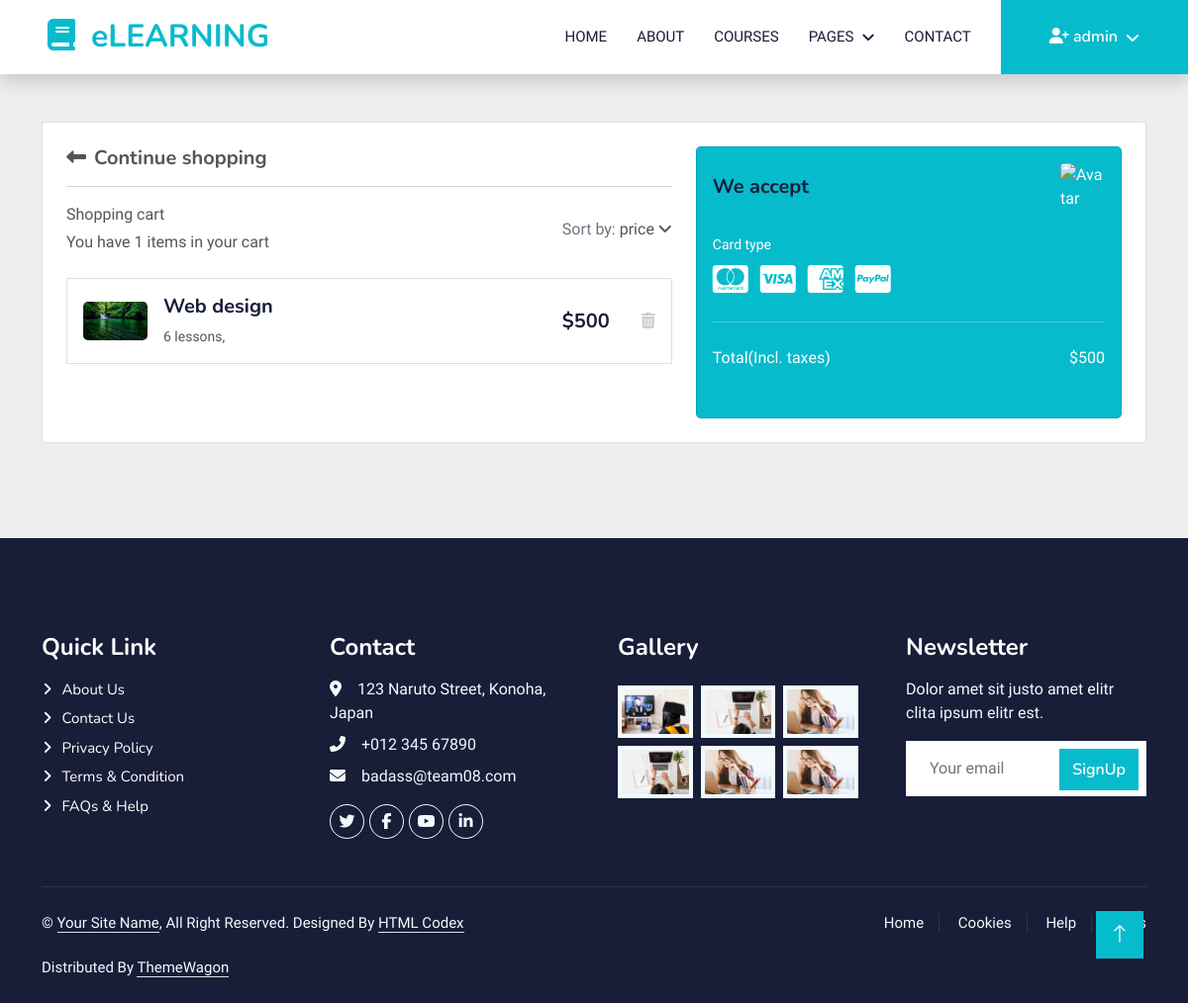
The app's page /cart/ (signed in) with its own data.
### account/models.py (models this page shows, shortened)
class Account(AbstractBaseUser):
    first_name = models.CharField(max_length=255)
    last_name = models.CharField(max_length=255)
    username = models.CharField(max_length=50, unique=True)
    email = models.EmailField(unique=True)
    phone = models.CharField(max_length=255)
    birth_date = models.DateField(null=True, blank=True)
    subscription_expired = models.DateField(null=True, blank=True)
    image = ResizedImageField(size=[500, 300], crop=['middle', 'center'],  upload_to="account/image/", null=True, blank=True, quality=100
                              )
    is_admin = models.BooleanField(default=False)
    is_active = models.BooleanField(default=False)
    is_staff = models.BooleanField(default=False)
    is_superadmin = models.BooleanField(default=False)
    USERNAME_FIELD = 'username'
    REQUIRED_FIELDS = ['email', 'first_name', 'last_name']
    objects = MyAccountManager()

### cart/models.py (models this page shows)
class CartItem(models.Model):
    cart = models.ForeignKey(Cart, on_delete=models.CASCADE)
    course = models.ForeignKey(Course, on_delete=models.CASCADE)
    def get_remove_cart_item_url(self):
        return reverse('remove_cart_item', args=[self.pk])

### course/models.py (models this page shows, shortened)
class Course(models.Model):
    title = models.CharField(max_length=255)
    description = models.TextField()
    price = models.PositiveIntegerField(null=True,
                                        validators=[MinValueValidator(0)], blank=True)
    instructor = models.ForeignKey(
        Instructor, on_delete=models.CASCADE, blank=True, null=True)
    language = models.CharField(max_length=50, default='English')
    category = models.ForeignKey(
        Category, on_delete=models.PROTECT, blank=True, null=True)
    COURSE_STATUS_AVAILABLE = 'A'
    COURSE_STATUS_UNAVAILABLE = 'UA'
    COURSE_STATUS_CHOICES = [
        (COURSE_STATUS_AVAILABLE, 'Available'),
        (COURSE_STATUS_UNAVAILABLE, 'Unavailable')
    ]
    lesson_number = models.PositiveBigIntegerField(null=True,
                                                   validators=[MinValueValidator(0)], blank=True)
    course_status = models.CharField(
        max_length=2, choices=COURSE_STATUS_CHOICES, default=COURSE_STATUS_AVAILABLE)
    rated = models.PositiveSmallIntegerField(null=True,
                                             validators=[MinValueValidator(0), MaxValueValidator(5)], blank=True)
    duration = models.DecimalField(max_digits=6, decimal_places=2,
                                   validators=[MinValueValidator(0)], blank=True, null=True)
    image = ResizedImageField(size=[500, 300], crop=['middle', 'center'],  upload_to="course/course_image/", null=True, blank=True, quality=100
                              )
    video = models.FileField(
        upload_to="course/course_video", null=True, blank=True)
    slug = models.SlugField(max_length=200, unique=True,
                            null=True, blank=True)
    def get_instructor_name(self):
        if self.instructor:
            return self.instructor.name
        else:
            return ""

### cart/views.py (the view)
# urls.py: path('cart/', include('cart.urls')),
@login_required
def cart(request, total=0):
    try:
        if request.user.is_authenticated:
            cart = Cart.objects.get(user=request.user)
            cart_items = CartItem.objects.filter(cart=cart)
        if cart_items:
            for cart_item in cart_items:
                total += cart_item.course.price
        else:
            total = 0
    except ObjectDoesNotExist:
        pass
    context = {
        'cart_items': cart_items,
        'total': total,
        'cart': cart,
    }
    return render(request, 'cart/cart.html', context=context)

### course/context_processors.py (called while the page is built)
def menu_links(request):
    links = Category.objects.all()
    return dict(links=links)

### templates/cart/cart.html (shortened to what this page needs)
{% extends 'base.html' %} {% load static %}  {% block content %}
<section class="h-100 h-custom" style="background-color: #eee">
  <div class="container py-5 h-100">
    <div class="row d-flex justify-content-center align-items-center h-100">
      <div class="col">
        <div class="card">
          <div class="card-body p-4">
            <div class="row">
              <div class="col-lg-7">
                <h5 class="mb-3">
                  <a href="{% url 'course' %}" class="text-body"
                    ><i class="fas fa-long-arrow-alt-left me-2"></i>Continue
                    shopping</a
                  >
                </h5>
                <hr />
                <div
                  class="d-flex justify-content-between align-items-center mb-4"
                >
                  <div>
                    <p class="mb-1">Shopping cart</p>
                    <p class="mb-0">
                      You have {{cart_items.count}} items in your cart
                    </p>
                  </div>
                  <div>
                    <p class="mb-0">
                      <span class="text-muted">Sort by:</span>
                      <a href="#!" class="text-body"
                        >price <i class="fas fa-angle-down mt-1"></i
                      ></a>
                    </p>
                  </div>
                </div>
                {% for cart_item in cart_items %}
                <div class="card mb-3">
                  <div class="card-body">
                    <div class="d-flex justify-content-between">
                      <div class="d-flex flex-row align-items-center">
                        <div>
                          <img
                            src="{{cart_item.course.image.url}}"
                            class="img-fluid rounded-3"
                            alt="Shopping item"
                            style="width: 65px"
                          />
                        </div>
                        <div class="ms-3">
                          <h5>{{cart_item.course.title}}</h5>
                          <p class="small mb-0">
                            {{cart_item.course.lesson_number}} lessons,
                          </p>
                        </div>
                      </div>
                      <div class="d-flex flex-row align-items-center">
                        <div style="width: 80px">
                          <h5 class="mb-0">${{cart_item.course.price}}</h5>
                        </div>
                        <a
                          href="{{cart_item.get_remove_cart_item_url}}"
                          style="color: #cecece"
                          ><i class="fas fa-trash-alt"></i
                        ></a>
                      </div>
                    </div>
                  </div>
                </div>
                {% endfor %}
              </div>
              <div class="col-lg-5">
                <div class="card bg-primary text-white rounded-3">
                  <div class="card-body">
                    <div
                      class="d-flex justify-content-between align-items-center mb-4"
                    >
                      <h5 class="mb-0">We accept</h5>
                      <img
                        src="https://mdbcdn.b-cdn.net/img/Photos/Avatars/avatar-6.webp"
                        class="img-fluid rounded-3"
                        style="width: 45px"
                        alt="Avatar"
                      />
                    </div>
                    <p class="small mb-2">Card type</p>
                    <a href="#!" type="submit" class="text-white"
                      ><i class="fab fa-cc-mastercard fa-2x me-2"></i
                    ></a>
                    <a href="#!" type="submit" class="text-white"
                      ><i class="fab fa-cc-visa fa-2x me-2"></i
                    ></a>
                    <a href="#!" type="submit" class="text-white"
                      ><i class="fab fa-cc-amex fa-2x me-2"></i
                    ></a>
                    <a href="#!" type="submit" class="text-white"
                      ><i class="fab fa-cc-paypal fa-2x"></i
                    ></a>
                    <hr class="my-4" />
                    <div class="d-flex justify-content-between mb-4">
                      <p class="mb-2">Total(Incl. taxes)</p>
                      <p class="mb-2">${{total}}</p>
                    </div>
                  </div>
                </div>
              </div>
            </div>
          </div>
        </div>
      </div>
    </div>
  </div>
</section>
{% endblock content %}

### templates/includes/navbar.html (shortened to what this page needs)
{% load static %}
<nav
  class="navbar navbar-expand-lg bg-white navbar-light shadow sticky-top p-0"
>
  <a
    href="{% url 'home' %}"
    class="navbar-brand d-flex align-items-center px-4 px-lg-5"
  >
    <h2 class="m-0 text-primary"><i class="fa fa-book me-3"></i>eLEARNING</h2>
  </a>
  <div class="collapse navbar-collapse" id="navbarCollapse">
    <div class="navbar-nav ms-auto p-4 p-lg-0">
      <a
        href="{% url 'home' %}"
        class="nav-item nav-link {% if request.resolver_match.url_name == 'home' %} active {% endif %}"
        >Home</a
      >
      <a href="about.html" class="nav-item nav-link">About</a>
      <a
        href="{% url 'course' %}"
        class="nav-item nav-link {% if request.resolver_match.url_name == 'course' %} active {% endif %}"
        >Courses</a
      >
      <div class="nav-item dropdown">
        <a href="#" class="nav-link dropdown-toggle" data-bs-toggle="dropdown"
          >Pages</a
        >
      </div>
      <a href="contact.html" class="nav-item nav-link">Contact</a>
    </div>
    {% if user.is_authenticated %}
    <div class="nav-item dropdown">
      <a
        href="#"
        class="nav-link dropdown-toggle btn btn-primary py-4 px-lg-5 d-none d-lg-block"
        data-bs-toggle="dropdown"
        ><i class="fa-solid fa-user-plus"></i> {{user.first_name}}</a
      >
    </div>
    {% else %}
    <a
      href="{% url 'signup' %}"
      class="btn btn-primary py-4 px-lg-5 d-none d-lg-block"
      >Join Now<i class="fa fa-arrow-right ms-3"></i
    ></a>
    {% endif %}
  </div>
</nav>

### static/general/css/style.css (style rules this page uses)
:root { --primary: #06BBCC; --light: #F0FBFC; --dark: #181d38; }
a { color: white; }
.btn { font-family: 'Nunito', sans-serif; font-weight: 600; transition: .5s; }
.btn.btn-primary, .btn.btn-secondary { color: #FFFFFF; }
.navbar .dropdown-toggle::after { border: none; content: "\f107"; font-family: "Font Awesome 5 Free"; font-weight: 900; vertical-align: middle; margin-left: 8px; }
.navbar-light .navbar-nav .nav-link { margin-right: 30px; padding: 25px 0; color: #FFFFFF; font-size: 15px; text-transform: uppercase; outline: none; }
.navbar-light .navbar-brand, .navbar-light a.btn { height: 75px; }
.navbar-light .navbar-nav .nav-link { color: var(--dark); font-weight: 500; }
.navbar-light.sticky-top { top: -100px; transition: .5s; }

### templates/cart/cart.html (style rules this page uses)
body { background-color: #eee !important; }
@media (min-width: 1025px) { .h-custom { height: 100vh !important; } }

### records on screen
Account: first_name "admin"
CartItem: course.image (picture), course "Web design", course.lesson_number "6", course.price "500"

### other values on screen
{{ cart_items.count }} "1"
{{ total }} "500"
